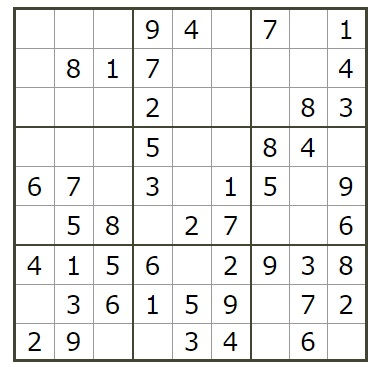
//> input picture test09_sudoku_image/sample_sudoku.jpg, 381 x 367 px
$ ./test09_sudoku_image   (built with g++ and OpenCV 4)
//> lines starting //> are read from the running program, lines starting //| are printed output that depends on the picture; after the words box and inside, x2 and y2 are one past the last pixel; in counts of white or black regions, pixels touching at a corner belong together
// test09_sudoku_image.cpp : このファイルには 'main' 関数が含まれています。プログラム実行の開始と終了がそこで行われます。
//

#include <iostream>
#include <string>
#include <opencv2/opencv.hpp>

/*
画像を読み込むために、カメラの映像に閾値範囲を付与させる（アシスト）
*/

int main()
{
	//画像用変数
	cv::Mat img, tmp;

	//画像を読み込み
	img = cv::imread("sample_sudoku.jpg", 0);
//> img: 367 rows x 381 cols, CV_8UC1; min 0, max 255, mean 235.6

	//画像を読み込み
	tmp = cv::imread("tmp.jpg", 0);
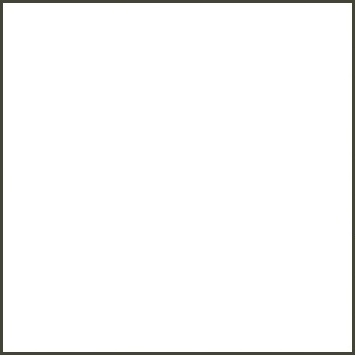
//> input picture test09_sudoku_image/tmp.jpg, 356 x 356 px
//> tmp: 356 rows x 356 cols, CV_8UC1; min 59, max 255, mean 248.7

	// 画像データが読み込めなかったときは終了する
	if (img.empty() == true || tmp.empty() == true) {
		return 0;
	}

	//画像をRGBからグレースケール
	//cv::cvtColor(img, img, cv::COLOR_BGR2GRAY);

	//閾値160で2値画像 //閾値を自動で設定
	cv::threshold(img, img, 0, 255, cv::THRESH_BINARY | cv::THRESH_OTSU);
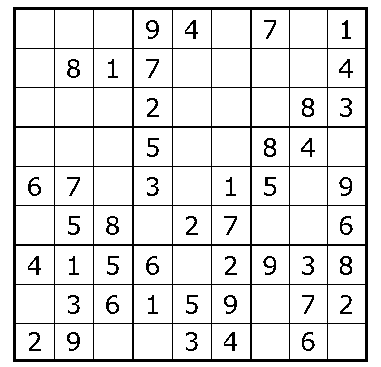
//> img: 367 rows x 381 cols, CV_8UC1; 89.1% white; black in thin lines or dots

	//画像サイズを出力
	std::cout << "画像サイズ [" << img.rows << "][" << img.cols << "]" << std::endl;
//| 画像サイズ [367][381]

	//テンプレ―マッチング用変数
	//cv::Mat temp;//テンプレート画像
	cv::Mat result;//テンプレート画像のMat型の結果
	cv::Point max_pt;//最高類似度の座標
	double maxVal;//最高類似度の値

	//テンプレ―マッチング cv::TM_CCOEFF_NORMED = 5
	cv::matchTemplate(img, tmp, result, cv::TM_CCOEFF_NORMED);

	//類似度のMat型結果から座標を取得
	cv::minMaxLoc(result, NULL, &maxVal, NULL, &max_pt);
//> maxVal = 0.503; max_pt = Point(13, 7)

	cv::Rect roi_rect(0, 0, tmp.cols, tmp.rows);
//> roi_rect = Rect(0, 0, 356, 356)
	roi_rect.x = max_pt.x;
//> roi_rect = Rect(13, 0, 356, 356)
	roi_rect.y = max_pt.y;
//> roi_rect = Rect(13, 7, 356, 356)

	// 探索結果の場所に矩形を描画
	cv::rectangle(img, roi_rect, cv::Scalar(0, 255, 255), 3);
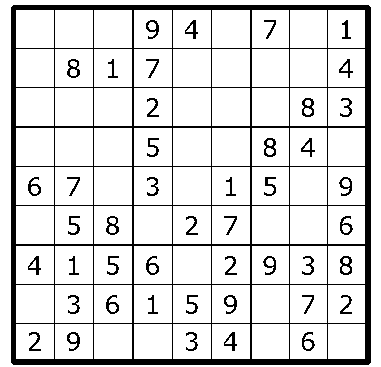
//> img: 367 rows x 381 cols, CV_8UC1; 86.6% white; 46 black regions, largest, box (x1, y1, x2, y2) and area: (11, 5, 371, 365) 14667, (302, 98, 314, 117) 121, (264, 138, 276, 157) 121

	//矩形領域をcv::Rectを使うことで切り出す
	cv::Mat roi_img = img(roi_rect); // 切り出し画像
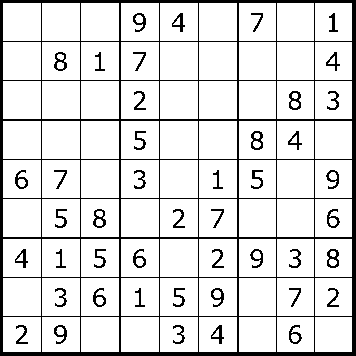
//> roi_img: 356 rows x 356 cols, CV_8UC1; 87.4% white; 46 black regions, largest, box (x1, y1, x2, y2) and area: (0, 0, 356, 356) 11815, (289, 91, 301, 110) 121, (251, 131, 263, 150) 121

	//画像サイズを出力
	std::cout << "画像サイズ [" << roi_img.rows << "][" << roi_img.cols << "]" << std::endl;
//| 画像サイズ [356][356]

	//リサイズ360*360に変換 同じサイズだとリサイズできない
	int img_size = 360;
	cv::resize(roi_img, roi_img, cv::Size(img_size, img_size));
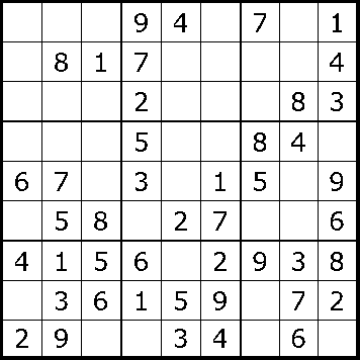
//> roi_img: 360 rows x 360 cols, CV_8UC1; min 0, max 255, mean 222.9

	//画像サイズを出力
	std::cout << "画像サイズ [" << roi_img.rows << "][" << roi_img.cols << "]" << std::endl;
//| 画像サイズ [360][360]

	//数字テンプレートを設定
	cv::Mat temp_num[10];//テンプレート画像のMat型の結果

	//数値の座標
	cv::Point num_p[81];

	//座標数値のインクリメンター
	int p_counter = 0;

	/* 360  画像次元を数独次元に変換 */
	int yoko_;
	int tate_;

	/* 数独の変数 */
	int s[10][10] = {0};

	for (int num_ = 1; num_ <= 9; num_++) {

		//N番目の数字をインクルード
		temp_num[num_] = img = cv::imread("temp_num\\temp_" + std::to_string(num_) + ".jpg", 0);
//> temp_1.jpg cannot be read in this run, so this picture is empty

		//テンプレートマッチングで1~9を検出 1つの文字につき最大9個
		for (int detect_p = 1; detect_p <= 9; detect_p++) {
			cv::Mat result_num;
			cv::Point max_pt_num;
			double maxVal_num;

			cv::Rect roi_rect_num(0, 0, temp_num[num_].cols, temp_num[num_].rows);
//> (the run ends here: the program stops with an error, at `cv::matchTemplate(roi_img, temp_num[num_], result_num, cv::TM_CCOEFF_N..`)
